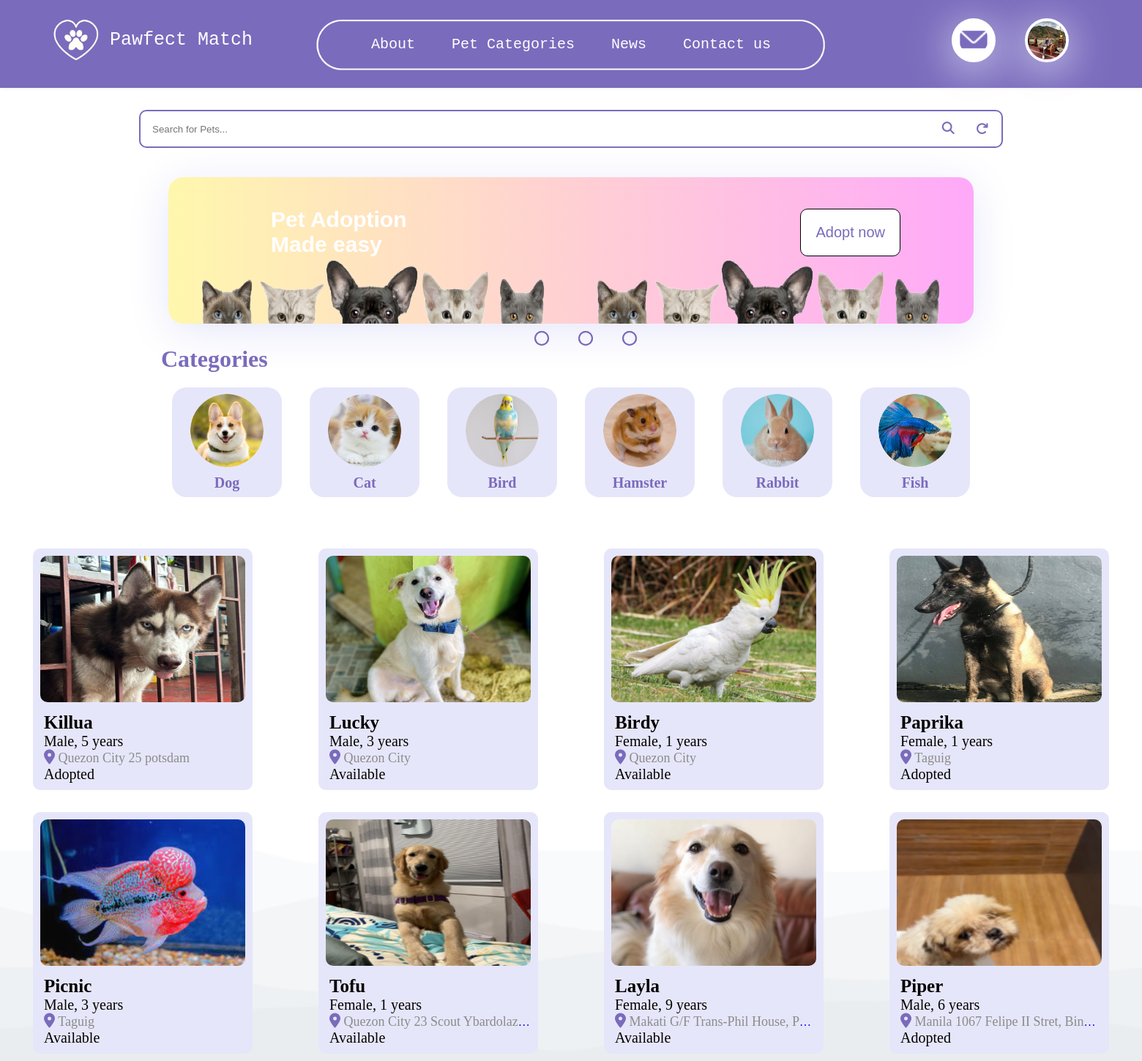
Screenshot of /adopt.php (signed in) with the database file from the repository.
### tables this page shows
CREATE TABLE `pets` (
  `id` bigint(20) NOT NULL,
  `pet_id` bigint(20) NOT NULL,
  `pet_name` varchar(255) NOT NULL,
  `pet_owner` varchar(255) NOT NULL,
  `pet_owner_image` varchar(255) NOT NULL,
  `pet_owner_id` bigint(20) NOT NULL,
  `pet_location` varchar(255) NOT NULL,
  `pet_address` varchar(255) NOT NULL,
  `pet_type` varchar(255) NOT NULL,
  `pet_breed` varchar(255) NOT NULL,
  `pet_gender` varchar(255) NOT NULL,
  `pet_age` int(11) NOT NULL,
  `pet_image` varchar(100) NOT NULL,
  `pet_description` longtext NOT NULL,
  `availability` varchar(100) NOT NULL,
  `reservation` int(11) NOT NULL,
  `reservation_id` bigint(20) NOT NULL,
  `date` timestamp NOT NULL DEFAULT current_timestamp() ON UPDATE current_timestamp()
);

### adopt.php (the view, shortened to what this page needs)
<?php
include("connection.php");
$search_query = isset($_GET['search_query']) ? mysqli_real_escape_string($con, $_GET['search_query']) : '';
?>
<!DOCTYPE html>
<html lang="en">
<head>
    <link rel="stylesheet" href="css/style.css">
    <link rel="stylesheet" href="https://cdnjs.cloudflare.com/ajax/libs/font-awesome/5.15.2/css/all.min.css"/>
    <link rel="stylesheet" href="css/adopt.css">
    <link rel="stylesheet" href="css/slider.css">
    <link rel="stylesheet" href="css/message.css">
</head>
<div class="search-box">
<form method="GET" action="">
    <div class="search-pet">
        <input id="petSearch" name="search_query" type="text" placeholder="Search for Pets..." value="<?php echo htmlspecialchars($search_query); ?>">
        <button type="submit" role="search"><i class="fas fa-search"></i></button>
        <a href="?search_query=">
            <div class="arr"><i class="fas fa-arrow-rotate-right"></i></div>
        </a>
    </div>
</form>
<div class="categories">
    <h1>Categories</h1>
    <div class="pet-categories">
        <a href="?search_query=Dog">
            <div class="pet-types">
                <img src="pictures/dog.png">
                <h2>Dog</h2>
            </div>
        </a>
        <a href="?search_query=Cat">
            <div class="pet-types">
                <img src="pictures/cat.png">
                <h2>Cat</h2>
            </div>
        </a>
        <a href="?search_query=Bird">
            <div class="pet-types">
                <img src="pictures/bird.png">
                <h2>Bird</h2>
            </div>
        </a>
        <a href="?search_query=Hamster">
            <div class="pet-types">
                <img src="pictures/hamster.png">
                <h2>Hamster</h2>
            </div>
        </a>
        <a href="?search_query=Rabbit">
            <div class="pet-types">
                <img src="pictures/rabbit.png">
                <h2>Rabbit</h2>
            </div>
        </a>
        <a href="?search_query=Fish">
            <div class="pet-types">
                <img src="pictures/fish.jpg">
                <h2>Fish</h2>
            </div>
        </a>
    </div>
</div>
</div>
<div class="results-container">
<?php
$query = "SELECT pet_id, pet_name, pet_owner, pet_type, pet_breed, pet_gender, pet_age, pet_image, pet_location, pet_address, pet_description, availability FROM pets";
$result = mysqli_query($con, $query);
if(mysqli_num_rows($result) > 0) {
    while($row = mysqli_fetch_assoc($result)) {
        $pet_id = $row['pet_id'];
        $pet_name = $row['pet_name'];
        $pet_location = $row['pet_location'];
        $pet_gender = $row['pet_gender'];
        $pet_age = $row['pet_age'];
        $pet_image = $row['pet_image'];
        $pet_address = $row['pet_address'];
        $availability = $row['availability'];
        ?>
        <a href='pet_profile_adopt.php?pet_id=<?php echo $pet_id;?>'>
            <div class="details">
                <img src='uploads/<?php echo $pet_image;?>' alt='<?php echo $pet_name;?>'>
                <h2><?php echo $pet_name;?></h2>
                <p><?php echo $pet_gender;?>, <?php echo $pet_age;?> years</p>
                <span><i class="fas fa-location-dot"></i>  <?php echo $pet_location.' '.$pet_address?></span>
                <p><?php echo $availability;?></p>
            </div>
        </a>
        <?php
    }
} else {
    echo "No pets found.";
}
?>
</div>
</body>
</html>

### css/style.css (style rules this page uses)
* { margin: 0; padding: 0; box-sizing: border-box; }
nav { background-color: #7A6BBC; padding: 20px 20%; box-shadow: 0 0 5px rgba(0, 0, 0, 0.1); width: 100%; height: 120px; display: flex; position: relative; }
.menu-box nav { display: flex; justify-content: space-between; align-items: center; padding: 10px; }
.bg-bottom { position: fixed; bottom: -100px; left: 0; width: 100%; text-align: center; z-index: -1; }
.bg-bottom img { width: 100%; max-height: 1000px; display: inline-block; vertical-align: bottom; }
.menu-box nav .list { margin: 0 auto; }
.menu-box nav .user-image { margin-left: 10px; }
.logo-image { position: absolute; top: 20px; left: 70px; width: 70px; height: 70px; object-fit: cover; z-index: 1; }
.user-btn { position: absolute; top: 25px; right: 200px; width: 60px; height: 60px; border-radius: 50%; background-color: white; border: 4px solid #ffffff; box-shadow: 0 10px 60px #E6E6FA; }
.user-btn img { position: absolute; align-items: center; border-radius: 50%; width: 40px; top: 5px; left: 6px; }
.user-image { position: absolute; top: 25px; right: 100px; width: 60px; height: 60px; border-radius: 50%; border: 4px solid #ffffff; box-shadow: 0 10px 60px #E6E6FA; }
.list { padding: 0; margin: 0; font-family: monospace; display: flex; justify-content: center; list-style: none; z-index: 99; margin-top: 10px; }
.list li { display: inline-block; position: relative; }
.list li:last-child { margin-right: 0; }
.list li a { display: block; padding: 20px 25px; color: #FFFFFF; text-decoration: none; text-align: center; font-size: 20px; }
.logo-text { position: absolute; top: 40px; left: 150px; color: #ffffff; font-size: 25px; display: flex; align-items: center; font-family: monospace; }
.top-oval { position: absolute; margin-top: 10px; width: 700px; height: 100px; left: 50%; transform: translateX(-50%); z-index: 0; }

### css/adopt.css (style rules this page uses)
.search-box { position: relative; left: 50%; transform: translateX(-50%); margin-top: 20px; max-width: 1200px; padding: 10px; }
.search-box .search-pet { display: flex; justify-content: space-between; width: 100%; margin-bottom: 10px; box-sizing: border-box; border: 2px solid #7A6BBC; padding: 3px; border-radius: 10px; }
.search-pet input { height: 42px; width: calc(100% - 55px); border: none; padding: 0 13px; outline: none; background: #fff; }
.search-pet .arr { text-align: center; width: 47px; height: 42px; border: none; overflow: none; color: #7A6BBC; background: #fff; cursor: pointer; font-size: 17px; padding: 12px; }
.search-pet button { width: 47px; height: 42px; border: none; overflow: none; color: #7A6BBC; background: #fff; cursor: pointer; font-size: 17px; }
.categories { margin: 30px; }
.categories h1 { color: #7A6BBC; }
.categories .pet-categories { display: flex; justify-content: space-between; }
.pet-categories a { margin-top: 10px; text-decoration: none; }
.pet-categories .pet-types { display: flex; flex-direction: column; justify-content: center; align-items: center; text-align: center; background-color: #E6E6FA; width: 150px; height: 150px; border-radius: 20px; margin: 10px 15px; }
.pet-categories .pet-types img { width: 100px; height: 100px; border-radius: 50%; background: none; }
.pet-categories .pet-types h2 { color: #7A6BBC; font-size: 20px; margin-top: 10px; }
.results-container { display: flex; flex-wrap: wrap; justify-content: space-around; width: 100%; margin-right: 20px; }
.results-container a { margin-top: 10px; text-decoration: none; }
.details { background: #E6E6FA; border-radius: 10px; width: 300px; height: 330px; padding: 10px; margin: 10px 0 10px 0; cursor: pointer; margin: 10px; overflow: hidden; text-overflow: ellipsis; white-space: nowrap; }
.details img { max-height: 200px; height: auto; width: 100%; border-radius: 10px; }
.details h2 { color: #000; font-size: 25px; margin: 10px 0 0 5px; font-weight: bold; }
.details p { color: #000; font-size: 20px; margin: 0 0 0 5px; }
.details span { color: #8B8B8B; font-size: 18px; font-weight: 300; margin: 0 0 10px 5px; }
.details span i { color: #7A6BBC; font-size: 20px; }

### css/message.css (style rules this page uses)
.content img { width: 60px; height: 60px; }

### rows the page displays
pets: pet_image (picture), pet_name "Killua", pet_gender "Male", pet_age "5", pet_location "Quezon City", pet_address "25 potsdam", availability "Adopted"
pets: pet_image (picture), pet_name "Lucky", pet_gender "Male", pet_age "3", pet_location "Quezon City", availability "Available"
pets: pet_image (picture), pet_name "Birdy", pet_gender "Female", pet_age "1", pet_location "Quezon City", availability "Available"
pets: pet_image (picture), pet_name "Paprika", pet_gender "Female", pet_age "1", pet_location "Taguig", availability "Adopted"
pets: pet_image (picture), pet_name "Picnic", pet_gender "Male", pet_age "3", pet_location "Taguig", availability "Available"
pets: pet_image (picture), pet_name "Tofu", pet_gender "Female", pet_age "1", pet_location "Quezon City", pet_address "23 Scout Ybardolaz…", availability "Available"
pets: pet_image (picture), pet_name "Layla", pet_gender "Female", pet_age "9", pet_location "Makati", pet_address "G/F Trans-Phil House, P…", availability "Available"
pets: pet_image (picture), pet_name "Piper", pet_gender "Male", pet_age "6", pet_location "Manila", pet_address "1067 Felipe II Stret, Binondo", availability "Adopted"
